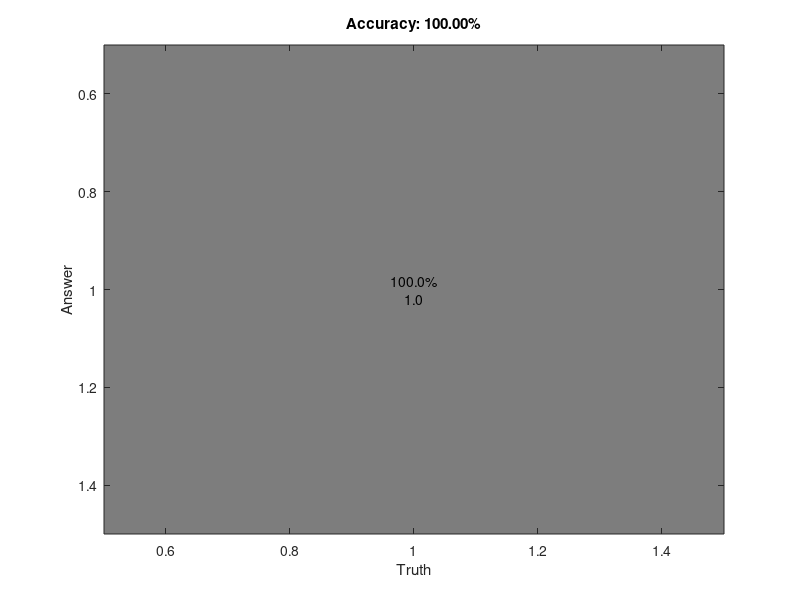

Recreate this plot in MATLAB. (Note: this script raises an error after producing the figure.)
function plotConfMat(varargin)
%PLOTCONFMAT plots the confusion matrix with colorscale, absolute numbers
%   and precision normalized percentages
%
%   usage:
%   PLOTCONFMAT(confmat) plots the confmat with integers 1 to n as class labels
%   PLOTCONFMAT(confmat, labels) plots the confmat with the specified labels
%
%   Vahe Tshitoyan
%   20/08/2017
%
%   Arguments
%   confmat:                a square confusion matrix
%   labels (optional):      vector of class labels
%   percOnly (optional):    display the repartition percentage only.
%                           If set to false, the number of trials
%                           falling into each category will be displayed too.
%                           default: false

% number of arguments
switch (nargin)
    case 0
        confmat = 1;
        labels = {'1'};
        percOnly = false;
    case 1
        confmat = varargin{1};
        labels = 1:size(confmat, 1);
        percOnly = false;
    case 2
        confmat = varargin{1};
        labels = varargin{2};
        percOnly = false;
    otherwise
        confmat = varargin{1};
        labels = varargin{2};
        percOnly = varargin{3};
        
end

confmat(isnan(confmat))=0; % in case there are NaN elements
numlabels = size(confmat, 1); % number of labels

% calculate the percentage accuracies
confpercent = 100*confmat./repmat(sum(confmat, 1),numlabels,1);

% plotting the colors
imagesc(confpercent);
title(sprintf('Accuracy: %.2f%%', 100*trace(confmat)/sum(confmat(:))));
ylabel('Answer'); xlabel('Truth');

% set the colormap
colormap(flipud(gray));

% Create strings from the matrix values and remove spaces
if percOnly
    textStrings = num2str(confpercent(:), '%.1f%%\n');
else
    textStrings = num2str([confpercent(:), confmat(:)], '%.1f%%\n%.1f\n');
end
textStrings = strtrim(cellstr(textStrings));

% Create x and y coordinates for the strings and plot them
[x,y] = meshgrid(1:numlabels);
hStrings = text(x(:),y(:),textStrings(:), ...
    'HorizontalAlignment','center');

% Get the middle value of the color range
midValue = mean(get(gca,'CLim'));

% Choose white or black for the text color of the strings so
% they can be easily seen over the background color
textColors = repmat(confpercent(:) > midValue,1,3);
set(hStrings,{'Color'},num2cell(textColors,2));

% Setting the axis labels
set(gca,'XTick',1:numlabels,...
    'XTickLabel',labels,...
    'YTick',1:numlabels,...
    'YTickLabel',labels,...
    'YTickLabelRotation',90,...
    'TickLength',[0 0]);
end